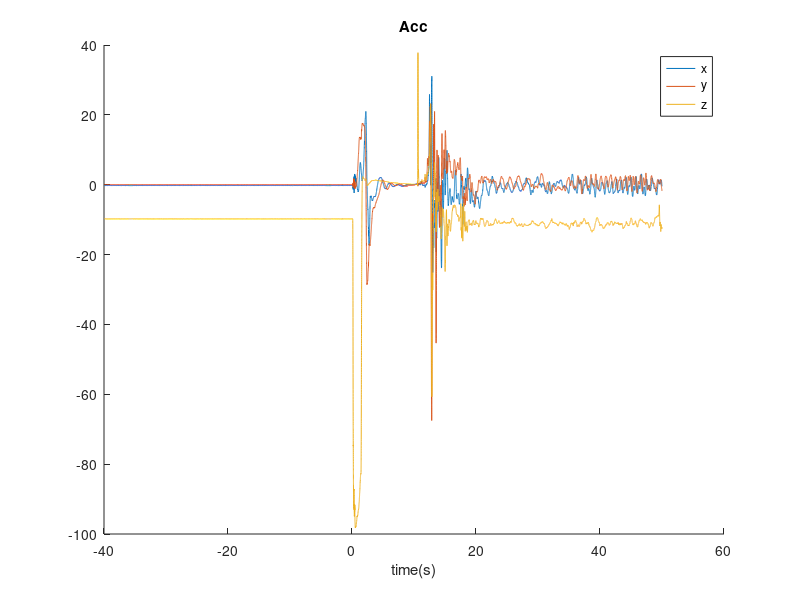

Here is the MATLAB script that generated this plot: (Note: this script raises an error after producing the figure.)
% RORO Data 
clear;

% dataRaw = csvread('mpu6000.csv', 1, 0);

%% Extracting 90 sec of data
liftoff = 2399.3;
touchdown = 81.8500;
separation = 10.5700;
burnout = 1.7; 
toffset= liftoff- 40;

load('flightdataRaw.mat');

t = flightdataRaw(:,1)-toffset; 
% relevent data 3495 sec after turning on IMU
indStart = find(t>0,1); 
indEnd = find(t>90,1);
%cliped data
% flightdataRaw = dataRaw(indStart:indEnd,:);
% %flightdataRaw2 = acceldataRaw(indStart:indEnd,:);
% 
% flightdataRaw = cleanData(flightdataRaw); % removes values wiht dt=0 and rotates z up

%% Calibration
t= flightdataRaw(:,1)-toffset;
indextEnd = length(t);
gyro_x =flightdataRaw(:,2);
gyro_y =flightdataRaw(:,3);
gyro_z =flightdataRaw(:,4);
acc_x =flightdataRaw(:,5);
acc_y =flightdataRaw(:,6);
acc_z =flightdataRaw(:,7);

% Gyro calibration
gyro_bias_t = 35;
ind= find(t>gyro_bias_t, 1);
gyro_bias = [mean(gyro_x(1:ind)); mean(gyro_y(1:ind)); mean(gyro_z(1:ind))];
rate_x =gyro_x-gyro_bias(1);
rate_y =gyro_y-gyro_bias(2);
rate_z =gyro_z-gyro_bias(3);

% Acceleration Value calibration
xbias=[0.12570896416609578, 0.9984256389897912];
ybias=[0.0031463042356696391, 0.99443041010383559];
zbias=[-0.028494989398200055, 1.0144324415852917];
acc_x = (acc_x - xbias(1))/xbias(2);
acc_y = (acc_y - ybias(1))/ybias(2);
acc_z = (acc_z - zbias(1))/zbias(2);

%% Rotate Data
%acc_x = -acc_x;
% acc_y = -acc_y;
% acc_z = -acc_z;
% %rate_x = -rate_x;
% rate_y = -rate_y;
% rate_z = -rate_z;


%% Starting attitude
acc_mean = [mean(acc_x(1:ind)); mean(acc_y(1:ind)); mean(acc_z(1:ind))];
gMag = norm(acc_mean);
roll= 0;
pitch = -atan(acc_mean(1)/acc_mean(3));
yaw =0;
flightdata = [t, acc_x, acc_y, acc_z, rate_x, rate_y, rate_z];
t = t - 40;
indStart = find(t>0,1);
indSeperation = find(t>10.57,1);
indEnd = find(t>11,1);
flightdata = flightdata(indStart:indEnd,:);
flightdata(:,1) = flightdata(:,1) - 40;

figure(3)
hold on
plot(t,acc_x)
plot(t,acc_y)
plot(t,acc_z)
hold off
title('Acc')
xlabel('time(s)')
legend('x','y','z')
%%
t =flightdata(:,1);
indextEnd = length(t);

rate_x=flightdata(:,5);
rate_y=flightdata(:,6);
rate_z=flightdata(:,7);
% 
acc_x=lowpassFilter(flightdata(:,2));
acc_y=lowpassFilter(flightdata(:,3));
acc_z=lowpassFilter(flightdata(:,4));
% Shift Accel to CG
imu_pos = [0.013, 0.005, 1.782]';% meters from nose cone

omega = [rate_x,rate_y,rate_z]';

acc_x_cm = zeros(indextEnd,1);
acc_y_cm = zeros(indextEnd,1);
acc_z_cm = zeros(indextEnd,1);
for i=1:indextEnd

 if (t(i) < 1.7)
    zcm =(1.7-t(i))/1.7*(1.5535 -1.490) + 1.490;
else 
    zcm = 1.490;
end
 
Xcm = [0,0,zcm]';
r = imu_pos - Xcm;
a_cent =  -cross(omega(:,i),cross(omega(:,i),r));
acc_x_cm(i) = acc_x(i) + a_cent(1);
acc_y_cm(i) = acc_y(i) + a_cent(2);
acc_z_cm(i) = acc_z(i) + a_cent(3);
end 

%% Inital angle from acceleration vector

[w, x, y, z] = ang2quat(yaw, pitch, roll); % Q0

Q = zeros(indextEnd,4);
Qdot = zeros(indextEnd,4);
Q(1,:) = [w, x, y, z];
Qdot(1,:) = [0, 0, 0, 0];
%% https://fgiesen.wordpress.com/2012/08/24/quaternion-differentiation/
for i=2:indextEnd
    dt = t(i) - t(i-1);
    Qdot(i-1,:)=0.5*quatmultiply([0, rate_x(i-1), rate_y(i-1), rate_z(i-1)],Q(i-1,:));
    Q(i,:)= Q(i-1,:) + dt*Qdot(i-1,:);
    Q(i,:)= normalize(Q(i,:));

end
%
acc = zeros(indextEnd,3);
for i=1:indextEnd
    Rmatrix= quat2rotm(Q(i,:));
    accTemp =  Rmatrix*[acc_x_cm(i), acc_y_cm(i), acc_z_cm(i)]';
    acc(i,:) = accTemp' + [0,0,gMag];
end
    
vel = zeros(indextEnd,3);
pos = zeros(indextEnd,3);
angAccel = zeros(indextEnd,3);
% for i=2:indextEnd
%     dt = t(i) - t(i-1);
%     att(i,:)= att(i-1,:)+[rate_x(i)*dt, rate_y(i)*dt,rate_z(i)*dt,]; 
% end


%% Vel and Pos
for i=2:indextEnd
    dt = t(i) - t(i-1);  
    vel(i,:)= vel(i-1,:)+[acc(i-1,1)*dt, acc(i-1,2)*dt,acc(i-1,3)*dt];
    pos(i,:)= pos(i-1,:)+[vel(i-1,1)*dt, vel(i-1,2)*dt,vel(i-1,3)*dt];
end
%% Anglar accelerations
for i=2:indextEnd
    dt = t(i) - t(i-1);
    if (dt ==0)
        error('dt val is zero at index %d', i)
    end
    angAccel(i,:)= [(rate_x(i)-rate_x(i-1))/dt, (rate_y(i)-rate_y(i-1))/dt,(rate_z(i)-rate_z(i-1))/dt,]; 
end
angAccel_x=lowpassFilter(angAccel(:,1));
angAccel_y=lowpassFilter(angAccel(:,2));
angAccel_z=lowpassFilter(angAccel(:,3));
% angAccel_x=angAccel(:,1);
% angAccel_y=angAccel(:,2);
% angAccel_z=angAccel(:,3);

%%

omega = [rate_x, rate_y,rate_z];
angAccel =[angAccel_x,angAccel_y,angAccel_z];
state = [pos, Q, vel, Qdot, omega, acc, angAccel];

%%
figure(1)
hold on
plot(t,rate_x)
plot(t,-rate_y)
plot(t,rate_z)
hold off
title('Gyro Data')
xlabel('time(s)')
legend('x','y','z')
%%
figure(2)
hold on
%plot(t,acc(:,1))
%plot(t,-acc(:,2))
plot(t,-acc(:,3))
line([separation  separation],[-50 100],'Color',[0 1 0])
line([0  0],[-50 100],'Color',[1 0 0])
line([burnout  burnout],[-50 100],'Color',[0 0 1])
hold off
ylabel('Acceleration(m/s/s)')    
xlabel('time(s)')
%legend('x','y','z')
%%
% figure(3)
% hold on
% plot(t,acc_x_cm)
% plot(t,acc_y_cm)
% plot(t,acc_z_cm)
% hold off
% title('Acc')
% xlabel('time(s)')
% legend('x','y','z')
%%
figure(4)
hold on

plot(t,angAccel_x)
%plot(t,angAccel_y)
%plot(t,angAccel_z)
hold off
title('Angular accel')
xlabel('time(s)')
legend('x','y','z')
%%
figure(6)
hold on
plot(t,Q(:,1))
plot(t,Q(:,2))
plot(t,Q(:,3))
plot(t,Q(:,4))
hold off
title('Attirude ')
xlabel('time(s)')
legend('q0','q1','q2','q3')



%%
figure(7)
plot(t,-pos(:,3))
xlabel('t(m)')
ylabel('Height (m)')
%axis([-500 500 -500 500 0 800])
figure(8)
plot(t,vel(:,3))
xlabel('t(m)')
ylabel('Vel (m)')
%axis([-500 500 -500 500 0 800])

%%
figure(9);
plot3(pos(:,1),-pos(:,2),-pos(:,3))
xlabel('x(m)')
ylabel('y (m)')
zlabel('Height (m)')
%axis([-400 400 -400 400 0 800])
h_max=max(pos(:,3));
h_max=min(pos(:,3));

%%
figure(10);
cut = t>(burnout) & t< (separation);
velocity = -vel(:,3);
velocity = velocity(cut);
accz = -acc(:,3);
accz = accz(cut);
scatter(velocity,accz,'.')
grid on
title('Drag acceleration vs speed with airbrakes');
ylabel('Drag acceleration [m/s^2]');
xlabel('Speed [m/s]');
set(gca,'fontsize', 16);
